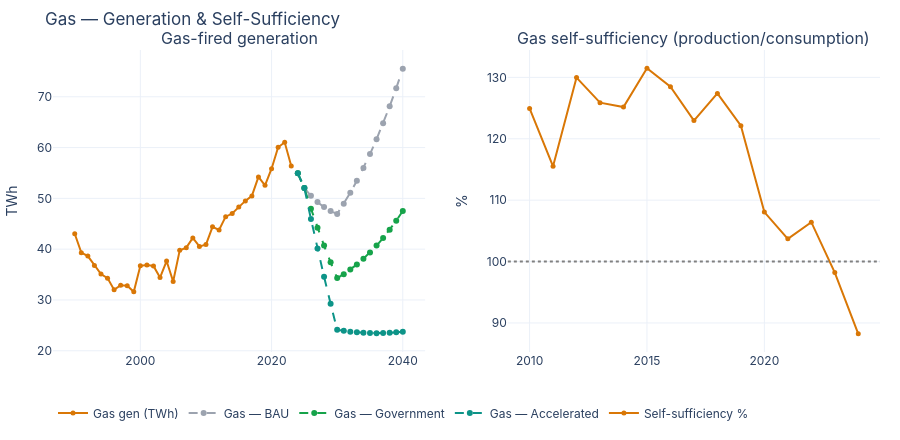

Notebook code cell kept with this figure:
### Code cell
# ── Gas: generation + self-sufficiency ──
fig = make_subplots(rows=1, cols=2, subplot_titles=('Gas-fired generation', 'Gas self-sufficiency (production/consumption)'))
gh = df_c[['year','gen_gas_twh']].dropna()
fig.add_trace(hist_line(gh,'year','gen_gas_twh','Gas gen (TWh)', COLORS['gas']), row=1, col=1)
# Forecasts: thermal × 0.88 ≈ gas
for sc in ['BAU','Government','Accelerated']:
    sd = scenarios_fc[scenarios_fc['scenario']==sc]
    fig.add_trace(go.Scatter(x=sd['year'], y=sd['gen_thermal_twh']*0.88,
                              name=f'Gas — {sc}',
                              line=dict(color=COLORS[sc], dash='dash', width=2)), row=1, col=1)
gs = df[['year','gas_self_sufficiency_pct']].dropna()
fig.add_trace(go.Scatter(x=gs['year'], y=gs['gas_self_sufficiency_pct'],
                          name='Self-sufficiency %', line=dict(color=COLORS['gas'], width=2),
                          mode='lines+markers', marker=dict(size=5)), row=1, col=2)
fig.add_hline(y=100, line=dict(dash='dot', color='grey'), row=1, col=2)
fig.update_yaxes(title_text='TWh', row=1, col=1)
fig.update_yaxes(title_text='%', row=1, col=2)
fig.update_layout(title='Gas — Generation & Self-Sufficiency', hovermode='x unified')
fig_gas = to_div(fig, 'gas-panel', 440)
fig.show()

### Figure 1 — Plotly figure (JSON) as saved in the notebook; plotly's stock layout.template omitted (floating-point values rounded to 4 significant figures)
{"data": [{"line": {"color": "#d97706", "width": 2}, "marker": {"size": 5}, "mode": "lines+markers", "name": "Gas gen (TWh)", "type": "scatter", "x": [1990, 1991, 1992, 1993, 1994, 1995, 1996, 1997, 1998, 1999, 2000, 2001, 2002, 2003, 2004, 2005, 2006, 2007, 2008, 2009, 2010, 2011, 2012, 2013, 2014, 2015, 2016, 2017, 2018, 2019, 2020, 2021, 2022, 2023], "xaxis": "x", "y": [43.03, 39.31, 38.64, 36.77, 35.12, 34.3, 32.0, 32.91, 32.8, 31.61, 36.71, 36.89, 36.71, 34.4, 37.66, 33.63, 39.77, 40.3, 42.2, 40.53, 40.9, 44.4, 43.8, 46.4, 47.02, 48.28, 49.51, 50.49, 54.22, 52.56, 55.84, 60.06, 61.03, 56.38], "yaxis": "y"}, {"line": {"color": "#9ca3af", "dash": "dash", "width": 2}, "name": "Gas — BAU", "type": "scatter", "x": [2024, 2025, 2026, 2027, 2028, 2029, 2030, 2031, 2032, 2033, 2034, 2035, 2036, 2037, 2038, 2039, 2040], "xaxis": "x", "y": [54.94, 52.02, 50.5, 49.27, 48.29, 47.51, 46.94, 48.94, 51.11, 53.46, 55.99, 58.72, 61.64, 64.77, 68.11, 71.68, 75.5], "yaxis": "y"}, {"line": {"color": "#16a34a", "dash": "dash", "width": 2}, "name": "Gas — Government", "type": "scatter", "x": [2024, 2025, 2026, 2027, 2028, 2029, 2030, 2031, 2032, 2033, 2034, 2035, 2036, 2037, 2038, 2039, 2040], "xaxis": "x", "y": [54.94, 52.02, 47.98, 44.22, 40.7, 37.41, 34.3, 35.09, 35.98, 36.99, 38.11, 39.34, 40.71, 42.2, 43.82, 45.58, 47.5], "yaxis": "y"}, {"line": {"color": "#0d9488", "dash": "dash", "width": 2}, "name": "Gas — Accelerated", "type": "scatter", "x": [2024, 2025, 2026, 2027, 2028, 2029, 2030, 2031, 2032, 2033, 2034, 2035, 2036, 2037, 2038, 2039, 2040], "xaxis": "x", "y": [54.94, 52.02, 45.94, 40.15, 34.59, 29.27, 24.13, 23.92, 23.75, 23.63, 23.54, 23.49, 23.47, 23.49, 23.54, 23.63, 23.77], "yaxis": "y"}, {"line": {"color": "#d97706", "width": 2}, "marker": {"size": 5}, "mode": "lines+markers", "name": "Self-sufficiency %", "type": "scatter", "x": [2010, 2011, 2012, 2013, 2014, 2015, 2016, 2017, 2018, 2019, 2020, 2021, 2022, 2023, 2024], "xaxis": "x2", "y": [124.9, 115.5, 130.0, 125.9, 125.2, 131.5, 128.5, 123.0, 127.4, 122.1, 108.1, 103.7, 106.4, 98.21, 88.24], "yaxis": "y2"}], "layout": {"annotations": [{"font": {"size": 16}, "showarrow": false, "text": "Gas-fired generation", "x": 0.225, "xanchor": "center", "xref": "paper", "y": 1.0, "yanchor": "bottom", "yref": "paper"}, {"font": {"size": 16}, "showarrow": false, "text": "Gas self-sufficiency (production/consumption)", "x": 0.775, "xanchor": "center", "xref": "paper", "y": 1.0, "yanchor": "bottom", "yref": "paper"}], "font": {"family": "-apple-system, system-ui, sans-serif", "size": 12}, "height": 440, "hovermode": "x unified", "legend": {"orientation": "h", "x": 0, "xanchor": "left", "y": -0.25, "yanchor": "bottom"}, "margin": {"b": 40, "l": 50, "r": 20, "t": 50}, "shapes": [{"line": {"color": "grey", "dash": "dot"}, "type": "line", "x0": 0, "x1": 1, "xref": "x2 domain", "y0": 100, "y1": 100, "yref": "y2"}], "title": {"text": "Gas — Generation & Self-Sufficiency"}, "xaxis": {"anchor": "y", "domain": [0.0, 0.45]}, "xaxis2": {"anchor": "y2", "domain": [0.55, 1.0]}, "yaxis": {"anchor": "x", "domain": [0.0, 1.0], "title": {"text": "TWh"}}, "yaxis2": {"anchor": "x2", "domain": [0.0, 1.0], "title": {"text": "%"}}}}
